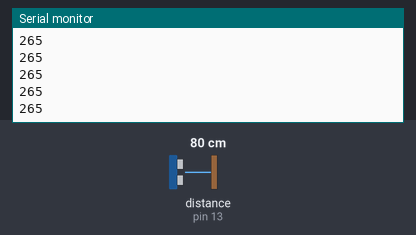
Simulated run of this sketch. Board: Arduino Uno, built with avr-gcc and run on an emulated ATmega328P. Shown: the last lines printed to the serial monitor. The inputs (shaded band) are chosen by the test bench; at power-on: distance to the obstacle (sensor on pin 13) 80 cm. The echo pulse lasts 58.3 µs per cm.

Above: at 1.2 s.
1.3 s: distance to the obstacle (sensor on pin 13) set to 2 cm
At 1.4 s:
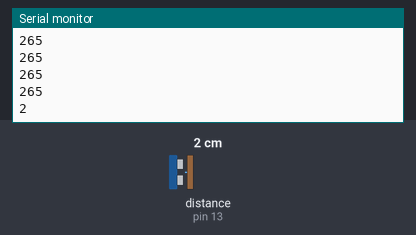
2.8 s: distance to the obstacle (sensor on pin 13) set to 4 cm
At 2.86 s:
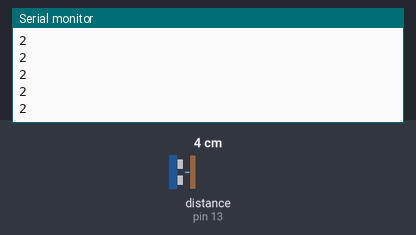
Timing chart, 0 to 5.8 s (numbered marks = the images above; inputs shaded):
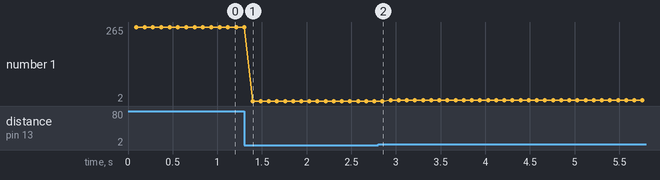

Measured:
- after the input at 1.3 s, the serial monitor: prints a new line after 0.09 s (image 1)
- plotted number 1: 265 → 2 after the input at 1.3 s, 2 → 4 after the input at 2.8 s

The sketch:

ultrassonico.ino
```cpp
#include <NewPing.h>

/*pinos sensor
vcc -> laranja
trig -> branco
echo -> azul escuro
gnd -> azul claro

*/
#define TRIGGER_PIN  12  //    Arduino pin tied to trigger pin on the ultrasonic sensor.
#define ECHO_PIN     13  // Arduino pin tied to echo pin on the ultrasonic sensor.
#define MAX_DISTANCE 40  // Maximum distance we want to ping for (in centimeters). Maximum sensor distance is rated at 400-500cm.

NewPing sonar(TRIGGER_PIN, ECHO_PIN, MAX_DISTANCE); // NewPing setup of pins and maximum distance.

int IN1 = 4 ;
int IN2 = 2 ;
#define pCONTROLE    3   // Define a porta de saída pro PWM [testar com um led]

void setup() {
  Serial.begin(9600);
}

int i = 0;
int distancia[500];

void loop() {

// Lê altura
distancia[i] = sonar.ping_cm();

if(distancia[i] == 0) {
  distancia[i] = distancia[i-1];
}
 delay(90);
 Serial.println(distancia[i]);

 i = i+1;
}
```
